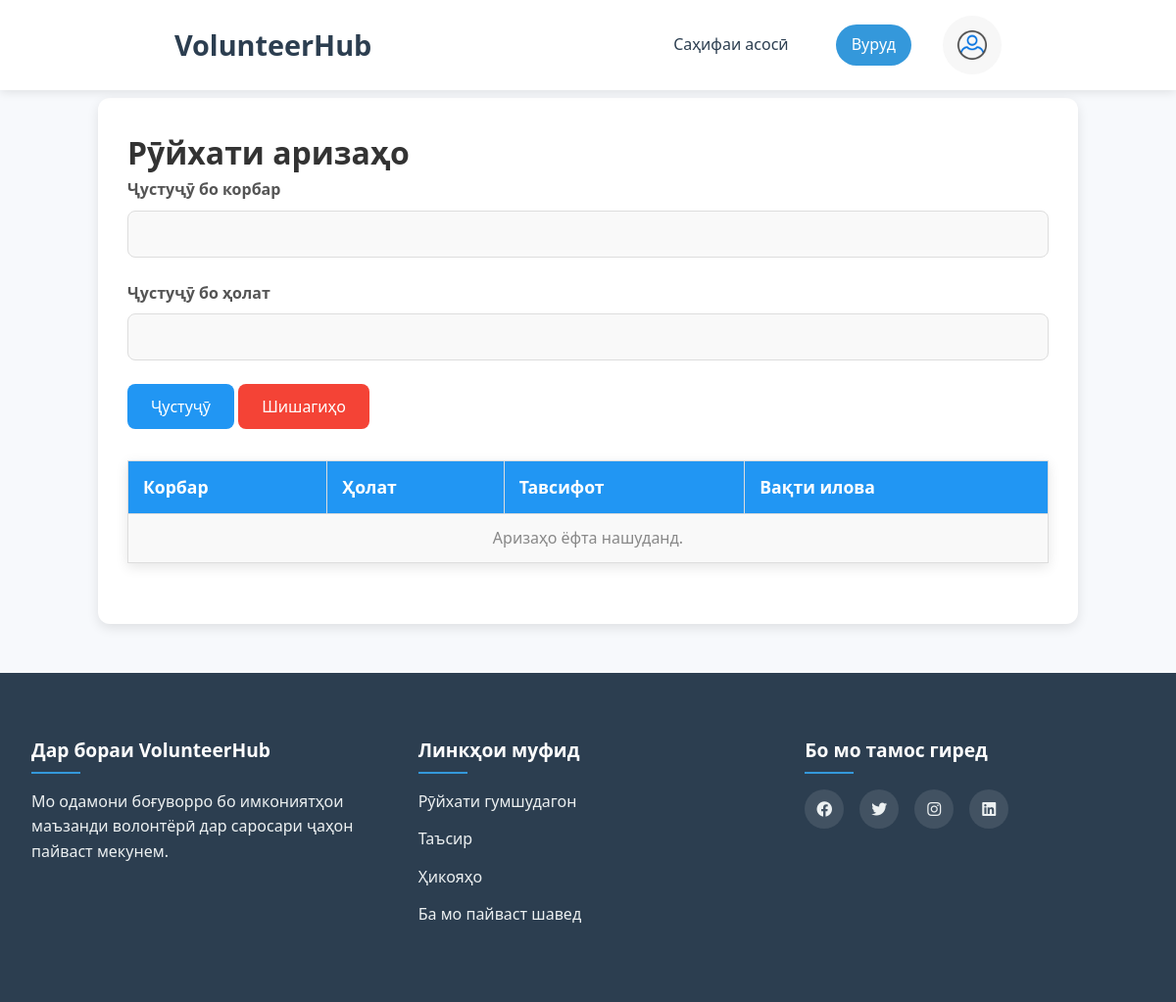
Before: /applications/ with the older database file.
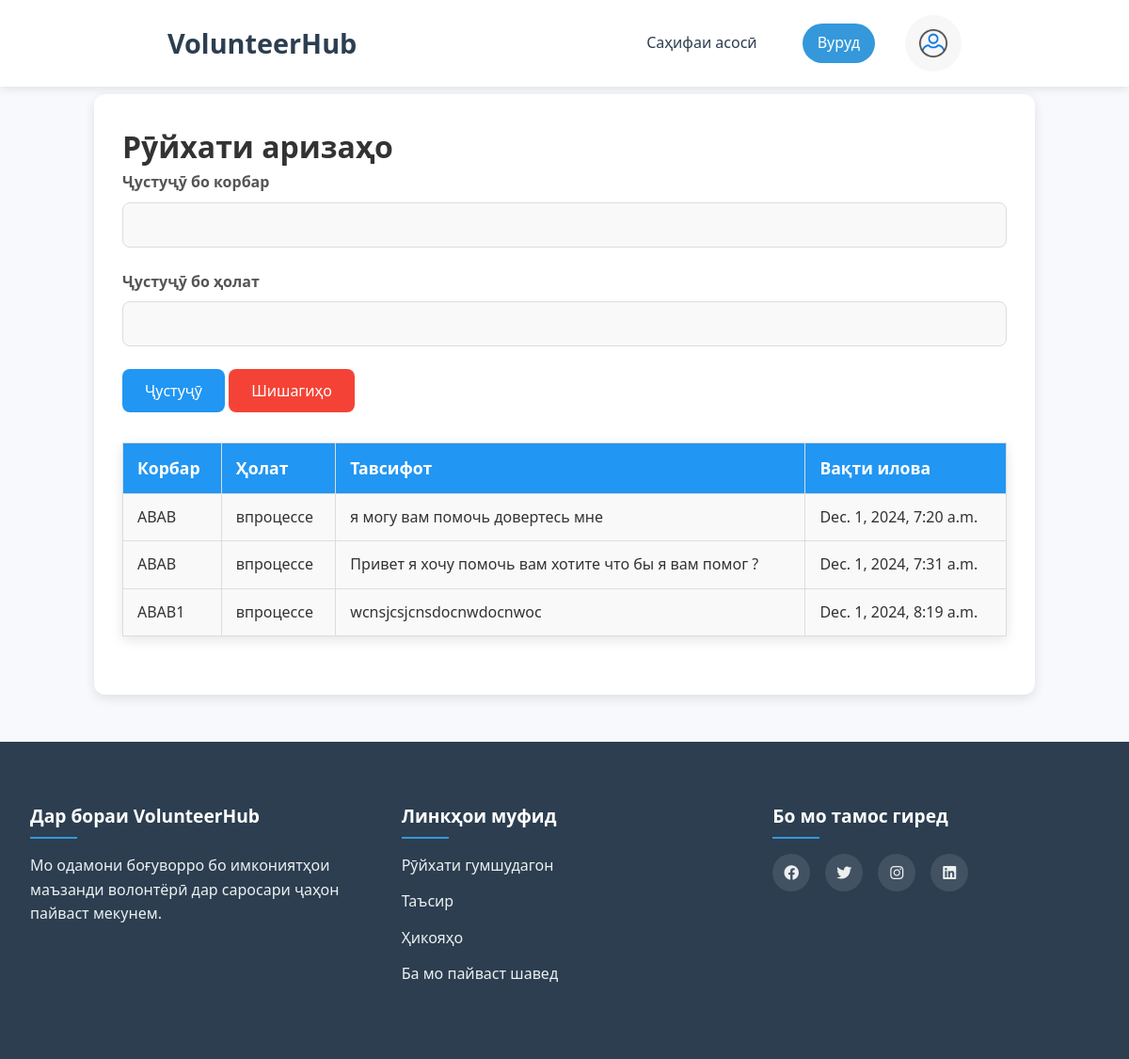
After: the same page with the newer database file.
### volunteer/models.py (models this page shows, shortened)
class Application(models.Model):
    CHOICE_STATUSHELP=(
        ("активно", "Активно"),
        ("завершино", "Завершино"),
        ("впроцессе", "Впроцессе"),
    )
    user = models.ForeignKey(CustomUser, on_delete=models.CASCADE)
    applay= models.ForeignKey(ApplyHelp, on_delete=models.CASCADE)
    description = models.TextField()
    add_time = models.DateTimeField(auto_now=True)
    status = models.CharField(max_length=50, choices=CHOICE_STATUSHELP)
    is_active = models.BooleanField(default=True)

class CustomUser(AbstractUser):
    CHOICE_GENDER=(
        ("женщина", "Женщина"),
        ("мужчина", "Мужчина"),
    )
    CHOICE_STATUS=(
        ("валантер", "Валантер"),
        ("Нуждающийся", "Нуждающийся"),
    )
    image = models.ImageField(upload_to="static/images", null=True, blank=True)
    age = models.IntegerField(null=True)
    phone_number = models.CharField(max_length=13,null=True)
    gender = models.CharField(max_length=50, choices=CHOICE_GENDER,null=True)
    status = models.CharField(max_length=50, choices=CHOICE_STATUS,null=True)
    latitude = models.FloatField(null=True)
    longitude = models.FloatField(null=True)

### volunteer/views.py (the view)
# urls.py: path('applications/', ApplicationListView.as_view(), name='application_list'),
class ApplicationListView(ListView):
    model = Application
    template_name = 'application_list.html'
    context_object_name = 'applications'
    paginate_by = 10  # Optional: Enables pagination with 10 items per page
    def get_queryset(self):
        queryset = super().get_queryset()
        user_query = self.request.GET.get('user', '').strip()
        status_query = self.request.GET.get('status', '').strip()
        if user_query:
            queryset = queryset.filter(user__username__icontains=user_query)
        if status_query:
            queryset = queryset.filter(status__icontains=status_query)
        return queryset
    def get_context_data(self, **kwargs):
        context = super().get_context_data(**kwargs)
        context['search_user'] = self.request.GET.get('user', '')
        context['search_status'] = self.request.GET.get('status', '')
        return context

### templates/application_list.html (shortened to what this page needs)
{% extends "base.html" %}
{% load static %}
{% block content %}
<!DOCTYPE html>
<html lang="tg">
<head>
</head>
<body>
    <div class="container">
        <h1>Рӯйхати аризаҳо</h1>
        <form method="get" style="margin-bottom: 2rem;">
            <div class="form-group">
                <label for="user">Ҷустуҷӯ бо корбар</label>
                <input type="text" id="user" name="user" value="{{ search_user }}">
            </div>
            <div class="form-group">
                <label for="status">Ҷустуҷӯ бо ҳолат</label>
                <input type="text" id="status" name="status" value="{{ search_status }}">
            </div>
            <button type="submit" class="btn">Ҷустуҷӯ</button>
            <a href="{% url 'application_list' %}" class="btn" style="background-color: #f44336;">Шишагиҳо</a>
        </form>
        <table>
            <thead>
                <tr>
                    <th>Корбар</th>
                    <th>Ҳолат</th>
                    <th>Тавсифот</th>
                    <th>Вақти илова</th>
                </tr>
            </thead>
            <tbody>
                {% for application in applications %}
                    <tr>
                        <td>{{ application.user.username }}</td>
                        <td>{{ application.status }}</td>
                        <td>{{ application.description }}</td>
                        <td>{{ application.add_time }}</td>
                    </tr>
                {% empty %}
                    <tr>
                        <td colspan="4" style="text-align: center; color: #888;">Аризаҳо ёфта нашуданд.</td>
                    </tr>
                {% endfor %}
            </tbody>
        </table>
    </div>
</body>
</html>
{% endblock content %}

Changed rows visible on the page:
added Application: user.username "ABAB", status "впроцессе", description "я могу вам помочь довертесь мне", add_time "Dec. 1, 2024, 7:20 a.m."
added Application: user.username "ABAB", status "впроцессе", description "Привет я хочу помочь вам хотите что бы я вам помог ?", add_time "Dec. 1, 2024, 7:31 a.m."
added Application: user.username "ABAB1", status "впроцессе", description "wcnsjcsjcnsdocnwdocnwoc", add_time "Dec. 1, 2024, 8:19 a.m."
Other visible differences:
text no longer shown: "Аризаҳо ёфта нашуданд."
